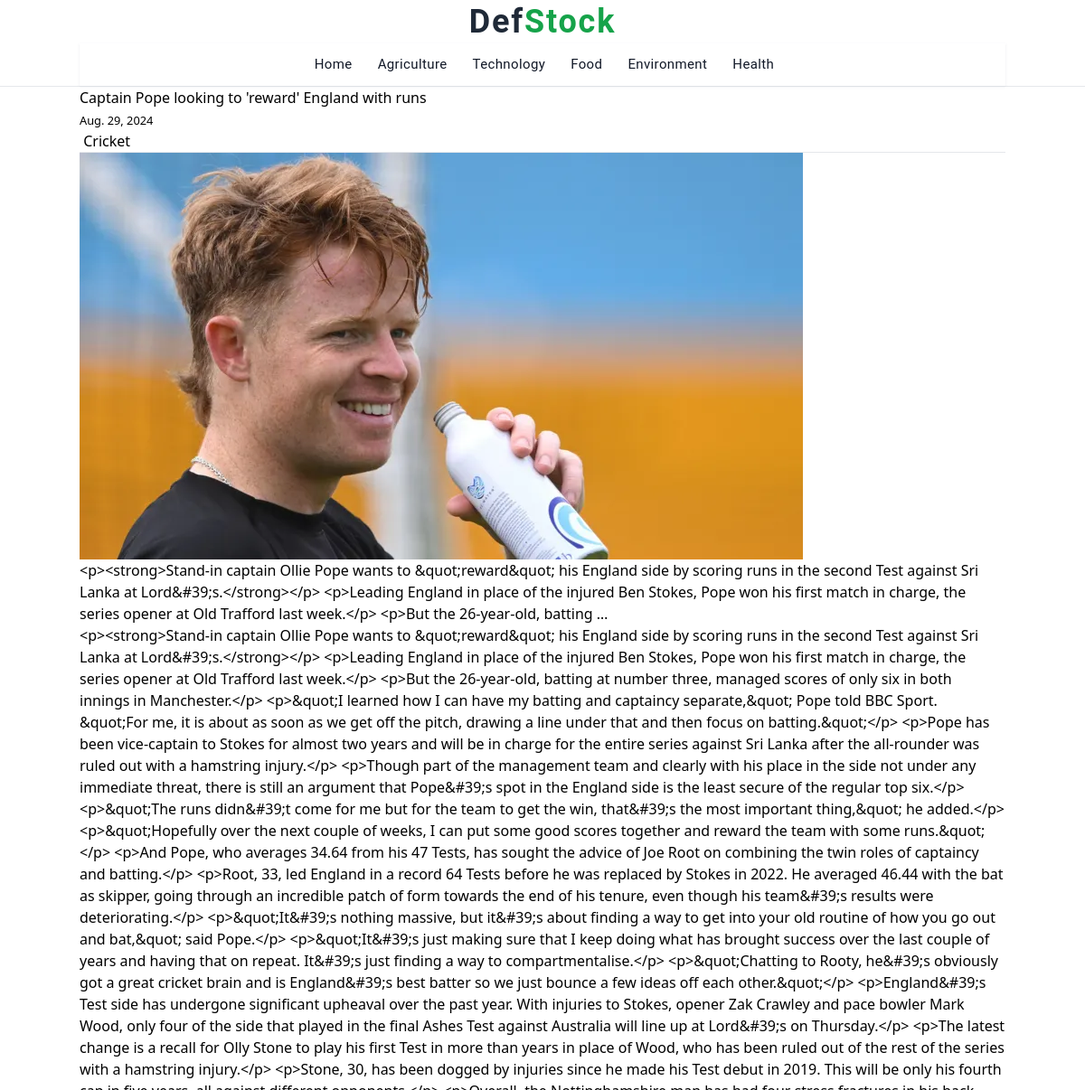
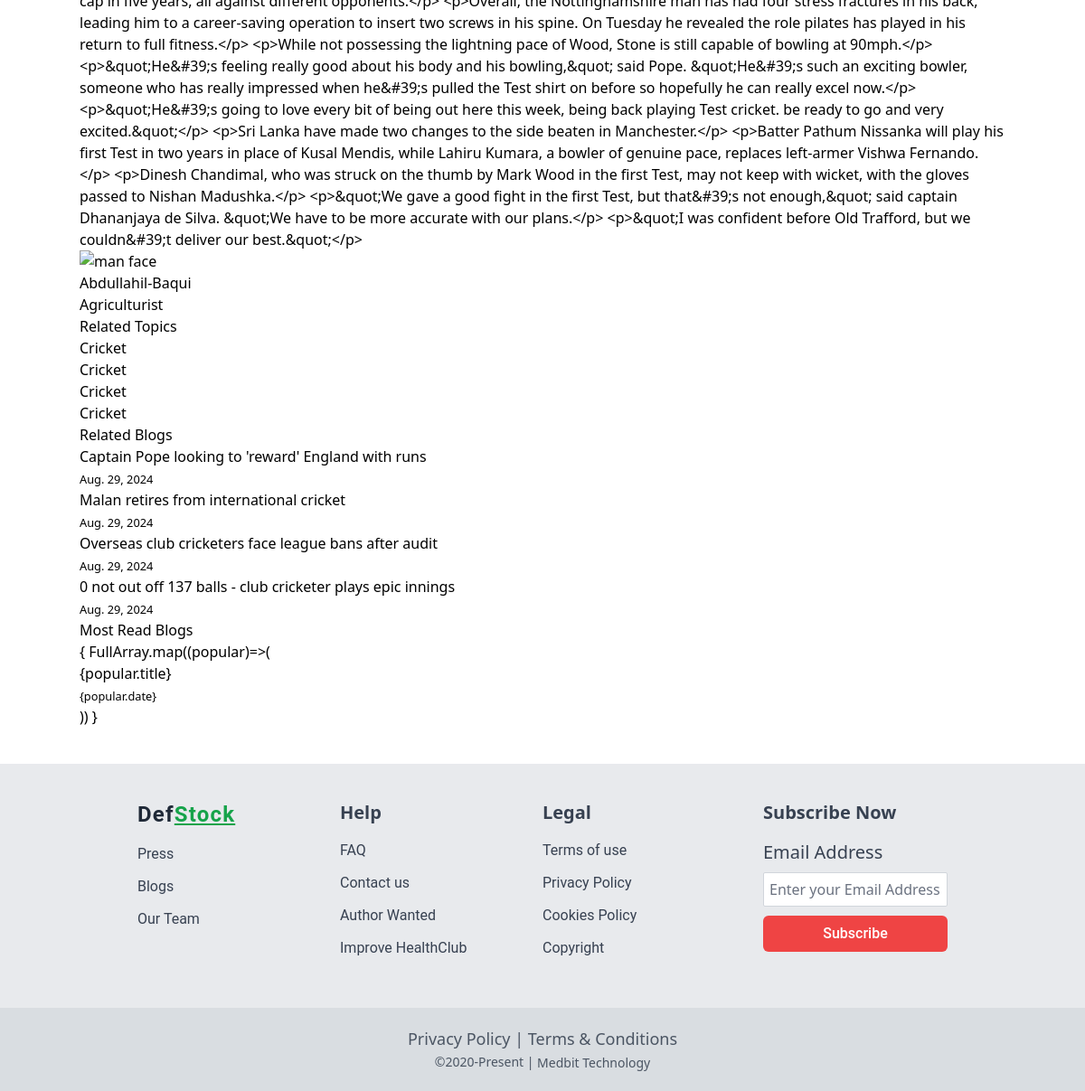
The app's page /blog/captain-pope-looking-to-reward-england-with-runs/ with its own data (2 pictures, top to bottom).
### blog/models.py (models this page shows, shortened)
class Blog(models.Model):
    user = models.ForeignKey(
        User,
        related_name='user_blogs',
        on_delete=models.CASCADE,
        null=True
    )
    category = models.ForeignKey(
        Category,
        related_name='category_blogs',
        on_delete=models.CASCADE,
        null=True
    )
    tags = models.ManyToManyField(
        Tag,
        related_name='tag_blogs',
        blank=True
    )
    likes = models.ManyToManyField(
        User,
        related_name='user_likes',
        blank=True
    )
    title = models.CharField(
        max_length=250
    )
    slug = models.SlugField(max_length=150, null=True, blank=True)
    banner = models.ImageField(upload_to='blog_banners')
    description = RichTextField()
    created_date = models.DateField(auto_now_add=True)

class Category(models.Model):
    title = models.CharField(max_length=150, unique=True)
    slug = models.SlugField(null=True, blank=True)
    created_date = models.DateField(auto_now_add=True)
    def __str__(self) -> str:
        return self.title

### blog/views.py (the view)
# urls.py: path('blog/<str:slug>/', views.blog_details, name='blog_details'),
def blog_details(request, slug):
    blog = get_object_or_404(Blog, slug=slug)
    category = Category.objects.get(id = blog.category.id)
    related_blogs = category.category_blogs.all()
    tags = Tag.objects.order_by('-created_date')[:4]
    context = {
        "blog": blog,
        "related_blogs": related_blogs,
        "tags": tags
    }
    return render(request, 'pages/blogDetails.html', context=context)

### blog/context_processors.py (called while the page is built)
def get_all_categories(request):
    categories = Category.objects.all()
    context = {
        "categories": categories
    }
    return context

### templates/pages/blogDetails.html (shortened to what this page needs)
{% extends "../base.html" %}
{% load static tailwind_tags %}
{% block content %}
<div>
    <div className='grid grid-cols-6 gap-x-4'>
        <div className='col-span-4 ml-3 mt-6 space-y-5'>
          <div className='inline-block align-center space-y-3'>
            <h1 className='text-3xl text-gray-900 font-semibold'>{{blog.title}}</h1>
            <small className='text-gray-500'>{{blog.created_date}}</small>
            <div className=' space-x-2 flex'>
              <button className=' text-[15px] font-medium tracking-wider ring-1 ring-red-600 px-3 py-2 hover:bg-red-600 hover:text-white hover:cursor-pointer transition-all'>{{blog.category}}</button>
            </div>
          </div>
            <div>
              <figure className='overflow-hidden bg-no-repeat bg-cover mb-3'>
                <img src='{{ blog.banner.url }}' alt='pexel_image' className='w-full h-[450px]' />
                <figcaption className='text-gray-900 text-sm font-light border-l border-gray-500 pl-1.5 mt-1'>{{ blog.description|truncatewords:50 }}</figcaption>
              </figure>
              <p className='mt-6 first-letter:text-5xl first-letter:mr-1.5 first-letter:float-left first-letter:font-medium'>
                {{blog.description}}
              </p>
            </div>
            <div className='flex items-center justify-between'>
              <div className='flex items-center space-x-3'>
                <div className='overflow-hidden bg-cover bg-no-repeat rounded-full'>
                    <img src='https://cdn.pixabay.com/photo/2015/07/14/06/09/man-844212_960_720.jpg' alt='man face' className='w-10 h-10' />
                </div>
                <div>
                    <p className='text-red-700 font-semibold text-sm '>Abdullahil-Baqui</p>
                    <p className='text-gray-700 font-normal text-sm '>Agriculturist</p>
                </div>
              </div>
            </div>
        </div>
        <div className='col-span-2'>
          {% include "../components/postDetailsSidebar.html" %}
        </div>
    </div>
</div>
{% endblock content %}

### templates/components/postDetailsSidebar.html (shortened to what this page needs)
<div>
    <div className='mx-8 mt-7'>
        <h1 className='text-2xl font-bold text-gray-800 mb-2'>Related Topics</h1>
        <div className='mt-1.5'>
            {% for blog in related_blogs %}
                <div className='inline-block bg-gray-400/25 font-[roboto] text-[15px] rounded-sm px-2 py-1 hover:bg-red-500 hover:text-white hover:cursor-pointer m-[3px] hover:transition-all' >{{ blog.category.title }}</div>
            {% endfor %}
        </div>
    </div>
    <div className='mx-8 mt-8'>
    <h1 className='text-2xl font-bold text-gray-800 mb-2'>Related Blogs</h1>
    <div className='divide-y divide-gray-400/50 mt-3 '>
        {% for blog in related_blogs %}
        <div className='mb-2'>
            <p className='text-lg text-gray-700 font-medium mt-1 hover:text-red-500 hover:cursor-pointer'>{{ blog.title }}</p>
            <small className='text-gray-500'>{{blog.created_date}}</small>
        </div>
        {% endfor %}
    </div>
    </div>
    <div className='mx-8 mt-8'>
    <h1 className='text-2xl font-bold text-gray-800 mb-2'>Most Read Blogs</h1>
    <div className='divide-y divide-gray-400/50 mt-3 '>
        {
            FullArray.map((popular)=>(
                <div className='mb-2'>
                    <p className='text-lg text-gray-700 font-medium mt-1 hover:text-red-500 hover:cursor-pointer'>{popular.title}</p>
                    <small className='text-gray-500'>{popular.date}</small>
                </div>
            ))
        }
    </div>
    </div>
</div>

### records on screen
Blog: title "Captain Pope looking to 'reward' England with runs", created_date "Aug. 29, 2024", category "Cricket", banner (picture), description "<p><strong>Stand-in captain Ollie Pope wants to &quot;reward&quot; his England side by scoring runs in the second Test against Sri Lanka at Lord&#39;s.</strong></p> <p>Leading England in place of the injured Ben Stokes, Pope won his first match in charge, the series opener at Old Trafford last week.</p> <p>But the 26-year-old, batting …", description "<p><strong>Stand-in captain Ollie Pope wants to &quot;reward&quot; his England side by scoring runs in the second Test against Sri Lanka at Lord&#39;s.</strong></p> <p>Leading England in place of the injured Ben Stokes, Pope won his first match in charge, the series opener at Old Trafford last week.</p> <p>But the 26-year-old, batting at number three, managed scores of only six in both innings in Manchester.</p> <p>&quot;I learned how I can have my batting and captaincy separate,&quot; Pope told BBC Sport. &quot;For me, it is about as soon as we get off the pitch, drawing a line under that and then focus on batting.&quot;</p> <p>Pope has been vice-captain to Stokes for almost two years and…"
Blog: category "Cricket", title "Malan retires from international cricket", created_date "Aug. 29, 2024"
Blog: category "Cricket", title "Overseas club cricketers face league bans after audit", created_date "Aug. 29, 2024"
Blog: category "Cricket", title "0 not out off 137 balls - club cricketer plays epic innings", created_date "Aug. 29, 2024"
